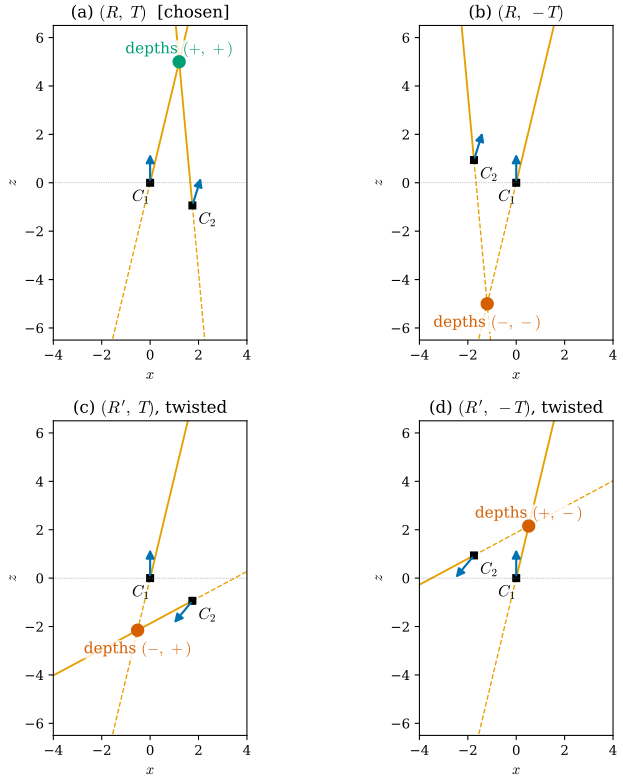

Source code (Python):
"""Figure 27.3.2: the four decompositions of an essential matrix and cheirality (Section 27.3).

True relative pose (camera-1 frame = world): R = exp([(0.05, -0.3, 0.02)]_x), T = 2 (-1, 0.1, 0.2)/|.|, so the baseline has
length 2. Scene point X = (1.2, 0.2, 5), observed at pbar1 = X/X_z and pbar2 = (R X + T)/(.)_z.
From E = [T]_x R the SVD gives four candidates (R_a, T), (R_a, -T), (R_b, T), (R_b, -T) (|T| = 2 fixed) with R_a = U W V^T,
R_b = U W^T V^T (W = R_z(-90 deg), as in COLMAP). For each candidate we draw, in the top view (x, z):
camera 1 at the origin with its viewing direction (+z), camera 2's center c2 = -R_i^T T_i with its viewing direction
R_i^T e_z, both rays (solid in front of the camera, dashed behind) and the triangulated point (s1 pbar1).
Self-checks: each candidate reproduces E up to sign; exactly one gives positive depths in both cameras and it equals the
true pose; the twisted pair differs by the rotation R_T(pi) about the baseline.

Run from the project root: ``PYTHONPATH=tools python3 chapters/27-cameras-rays/figures/fig-27-3-2-four-decompositions.py``
"""

import os

os.environ.setdefault("OMP_NUM_THREADS", "4")
os.environ.setdefault("OPENBLAS_NUM_THREADS", "4")

import dgfig

dgfig.setup()

import matplotlib.pyplot as plt
import numpy as np

C = dgfig.COLORS


def hat(v):
    return np.array([[0, -v[2], v[1]], [v[2], 0, -v[0]], [-v[1], v[0], 0]])


def expso3(w):
    th = np.linalg.norm(w)
    K = hat(w / th)
    return np.eye(3) + np.sin(th) * K + (1 - np.cos(th)) * K @ K


R = expso3(np.array([0.05, -0.3, 0.02]))
T = np.array([-1.0, 0.1, 0.2])
T *= 2.0 / np.linalg.norm(T)
E = hat(T) @ R
X = np.array([1.2, 0.2, 5.0])
p1 = X / X[2]
q = R @ X + T
p2 = q / q[2]
U, s, Vt = np.linalg.svd(E)
if np.linalg.det(U) < 0:
    U = -U
if np.linalg.det(Vt) < 0:
    Vt = -Vt
W = np.array([[0, 1.0, 0], [-1.0, 0, 0], [0, 0, 1.0]])
Ra, Rb, t = U @ W @ Vt, U @ W.T @ Vt, 2.0 * U[:, 2]
cands = [(Ra, t), (Ra, -t), (Rb, t), (Rb, -t)]
results = []
for Rm, Tm in cands:
    assert min(np.abs(hat(Tm) @ Rm - E).max(), np.abs(hat(Tm) @ Rm + E).max()) < 1e-12
    A = np.column_stack([Rm @ p1, -p2])
    (s1, s2), *_ = np.linalg.lstsq(A, -Tm, rcond=None)
    results.append((s1, s2))
good = [i for i, (a, b) in enumerate(results) if a > 0 and b > 0]
assert len(good) == 1
gi = good[0]
assert np.allclose(cands[gi][0], R, atol=1e-10) and np.allclose(cands[gi][1], T, atol=1e-10)
Tu = T / np.linalg.norm(T)
RT = 2 * np.outer(Tu, Tu) - np.eye(3)
other_R = Rb if np.allclose(Ra, R, atol=1e-10) else Ra
assert np.allclose(other_R, RT @ R, atol=1e-10)

# order panels: true (R,T), (R,-T), (R',T), (R',-T)
Rtrue = cands[gi][0]
order = [(Rtrue, T), (Rtrue, -T), (other_R, T), (other_R, -T)]
names = [r"(a) $(R,\ T)$", r"(b) $(R,\ -T)$", r"(c) $(R',\ T)$, twisted", r"(d) $(R',\ -T)$, twisted"]
fig, axes = plt.subplots(2, 2, figsize=(8.4, 8.4))
for axx, (Rm, Tm), nm in zip(axes.ravel(), order, names):
    A = np.column_stack([Rm @ p1, -p2])
    (s1, s2), *_ = np.linalg.lstsq(A, -Tm, rcond=None)
    c2 = -Rm.T @ Tm
    d2 = Rm.T @ p2                      # direction of ray 2 in frame 1
    Xi = s1 * p1
    for cc, dd, ss in ((np.zeros(3), p1, s1), (c2, d2, s2)):
        span = np.linspace(0, 9, 2)
        fw = np.array([cc + u * dd / np.linalg.norm(dd) * 1.0 for u in span])
        bw = np.array([cc - u * dd / np.linalg.norm(dd) * 1.0 for u in span])
        axx.plot(fw[:, 0], fw[:, 2], color=C["accent"], lw=1.4)
        axx.plot(bw[:, 0], bw[:, 2], color=C["accent"], lw=1.0, ls="--")
    for cc, Rc, lab in ((np.zeros(3), np.eye(3), r"$C_1$"), (c2, Rm, r"$C_2$")):
        vd = Rc.T @ np.array([0, 0, 1.0])
        axx.annotate("", xy=(cc[0] + 1.3 * vd[0], cc[2] + 1.3 * vd[2]), xytext=(cc[0], cc[2]),
                     arrowprops=dict(arrowstyle="-|>", color=C["tangent"], lw=1.6, mutation_scale=13))
        axx.plot(cc[0], cc[2], "ks", ms=5)
        axx.text(cc[0] + (-0.75 if lab == r"$C_1$" else 0.25), cc[2] - 0.75, lab, fontsize=12)
    ok = s1 > 0 and s2 > 0
    axx.plot(Xi[0], Xi[2], "o", color=C["third"] if ok else C["normal"], ms=9, zorder=6)
    sg = lambda v: "+" if v > 0 else "-"
    dy = 0.35 if Xi[2] > 0 else -0.95
    axx.text(np.clip(Xi[0], -2.2, 2.2), Xi[2] + dy, rf"depths $({sg(s1)},\,{sg(s2)})$", fontsize=11.5, ha="center",
             color=C["third"] if ok else C["normal"], bbox=dict(facecolor="white", edgecolor="none", alpha=0.8, pad=1))
    axx.set_title(nm + ("  [chosen]" if ok else ""), fontsize=12.5)
    axx.set_xlim(-4.0, 4.0)
    axx.set_ylim(-6.5, 6.5)
    axx.set_aspect("equal")
    axx.axhline(0, color=C["aux"], lw=0.5, ls=":")
    axx.set_xlabel(r"$x$")
    axx.set_ylabel(r"$z$")
    axx.tick_params(labelsize=10)
fig.tight_layout()
dgfig.save(fig, __file__)
print([(np.round(a, 2), np.round(b, 2)) for a, b in results])
